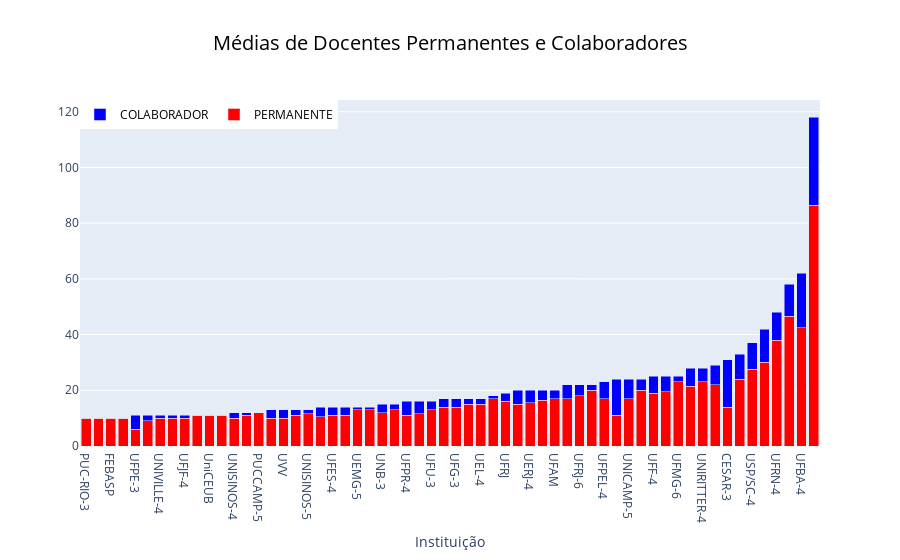

Write notebook code for a chart like this one.
### Code cell
trace_perm = go.Bar(x=[f_d['code'] for f_d in final_data],
                    y=[f_d['PERMANENTE'] for f_d in final_data],
                    name='PERMANENTE',
                    marker={'color': '#FF0000'})

trace_colab = go.Bar(x=[f_d['code'] for f_d in final_data],
                     y=[f_d['COLABORADOR'] for f_d in final_data],
                     name='COLABORADOR',
                     marker={'color': '#0000FF'})

data = [trace_perm, trace_colab]

title = {
    'text': 'Médias de Docentes Permanentes e Colaboradores',
    'x': 0.5,
    'xanchor': 'center',
    'font': {
        'color': '#000000',
        'size': 20
    }
}

legend = {
    'font':{'color':'#000000'},
    'orientation':'h',
    'x':0,
    'y':1
}

layout = go.Layout(title=title,
                   xaxis={'title': 'Instituição'},
                   barmode='stack',
                   legend=legend)
fig = go.Figure(data=data, layout=layout)
py.iplot(fig)

### Figure 1 — Plotly figure (JSON) as saved in the notebook; plotly's stock layout.template omitted (floating-point values rounded to 4 significant figures)
{"data": [{"marker": {"color": "#FF0000"}, "name": "PERMANENTE", "type": "bar", "x": ["PUC-RIO-3", " FIAMFAAM-3", "FEBASP", "USJT-4", "UFPE-3", "UFV-4", "UNIVILLE-4", "UNESP-BAURU-4", "UFJF-4", "UDESC", "UniCEUB", "IMED-3", "UNISINOS-4", "UAM-5", "PUCCAMP-5", "UNIFATEA-3", "UVV", "UDESC-4", "UNISINOS-5", "UFMA-3", "UFES-4", "UFC-3", "UEMG-5", "UFPA-4", "UNB-3", "UNESP-BAURU-6", "UFPR-4", "UFCG-3", "UFU-3", "USP", "UFG-3", "UFPB-JP-4", "UEL-4", "PUC-RIO-5", "UFRJ", "UFSC-4", "UERJ-4", "UNIFOR-3", "UFAM", "UPM-6", "UFRJ-6", "UFPE-4", "UFPEL-4", "CESAR-AM-3", "UNICAMP-5", "UFRGS-4", "UFF-4", "UFRGS-5", "UFMG-6", "UFAL-3", "UNIRITTER-4", "UFRJ-5", "CESAR-3", "UFRJ-4", "USP/SC-4", "UNB-4", "UFRN-4", "UFSC-5", "UFBA-4", "USP-4"], "y": [10, 10, 10, 10, 6, 9, 10, 10, 10, 11, 11, 11, 10, 11, 12, 10, 10, 11, 11.5, 10.5, 11, 11, 13, 13, 12, 13, 11, 11.5, 13, 14, 14, 15, 15, 17, 16, 15, 15.5, 16.5, 17, 17, 18, 20, 17, 11, 17, 20, 19, 19.5, 23, 21.5, 23, 22, 14, 24, 27.5, 30, 38, 46.5, 42.5, 86.5]}, {"marker": {"color": "#0000FF"}, "name": "COLABORADOR", "type": "bar", "x": ["PUC-RIO-3", " FIAMFAAM-3", "FEBASP", "USJT-4", "UFPE-3", "UFV-4", "UNIVILLE-4", "UNESP-BAURU-4", "UFJF-4", "UDESC", "UniCEUB", "IMED-3", "UNISINOS-4", "UAM-5", "PUCCAMP-5", "UNIFATEA-3", "UVV", "UDESC-4", "UNISINOS-5", "UFMA-3", "UFES-4", "UFC-3", "UEMG-5", "UFPA-4", "UNB-3", "UNESP-BAURU-6", "UFPR-4", "UFCG-3", "UFU-3", "USP", "UFG-3", "UFPB-JP-4", "UEL-4", "PUC-RIO-5", "UFRJ", "UFSC-4", "UERJ-4", "UNIFOR-3", "UFAM", "UPM-6", "UFRJ-6", "UFPE-4", "UFPEL-4", "CESAR-AM-3", "UNICAMP-5", "UFRGS-4", "UFF-4", "UFRGS-5", "UFMG-6", "UFAL-3", "UNIRITTER-4", "UFRJ-5", "CESAR-3", "UFRJ-4", "USP/SC-4", "UNB-4", "UFRN-4", "UFSC-5", "UFBA-4", "USP-4"], "y": [0, 0, 0, 0, 5, 2, 1, 1, 1, 0, 0, 0, 2, 1, 0, 3, 3, 2, 1.5, 3.5, 3, 3, 1, 1, 3, 2, 5, 4.5, 3, 3, 3, 2, 2, 1, 3, 5, 4.5, 3.5, 3, 5, 4, 2, 6, 13, 7, 4, 6, 5.5, 2, 6.5, 5, 7, 17, 9, 9.5, 12, 10, 11.5, 19.5, 31.5]}], "layout": {"barmode": "stack", "legend": {"font": {"color": "#000000"}, "orientation": "h", "x": 0, "y": 1}, "title": {"font": {"color": "#000000", "size": 20}, "text": "Médias de Docentes Permanentes e Colaboradores", "x": 0.5, "xanchor": "center"}, "xaxis": {"title": {"text": "Instituição"}}}}
